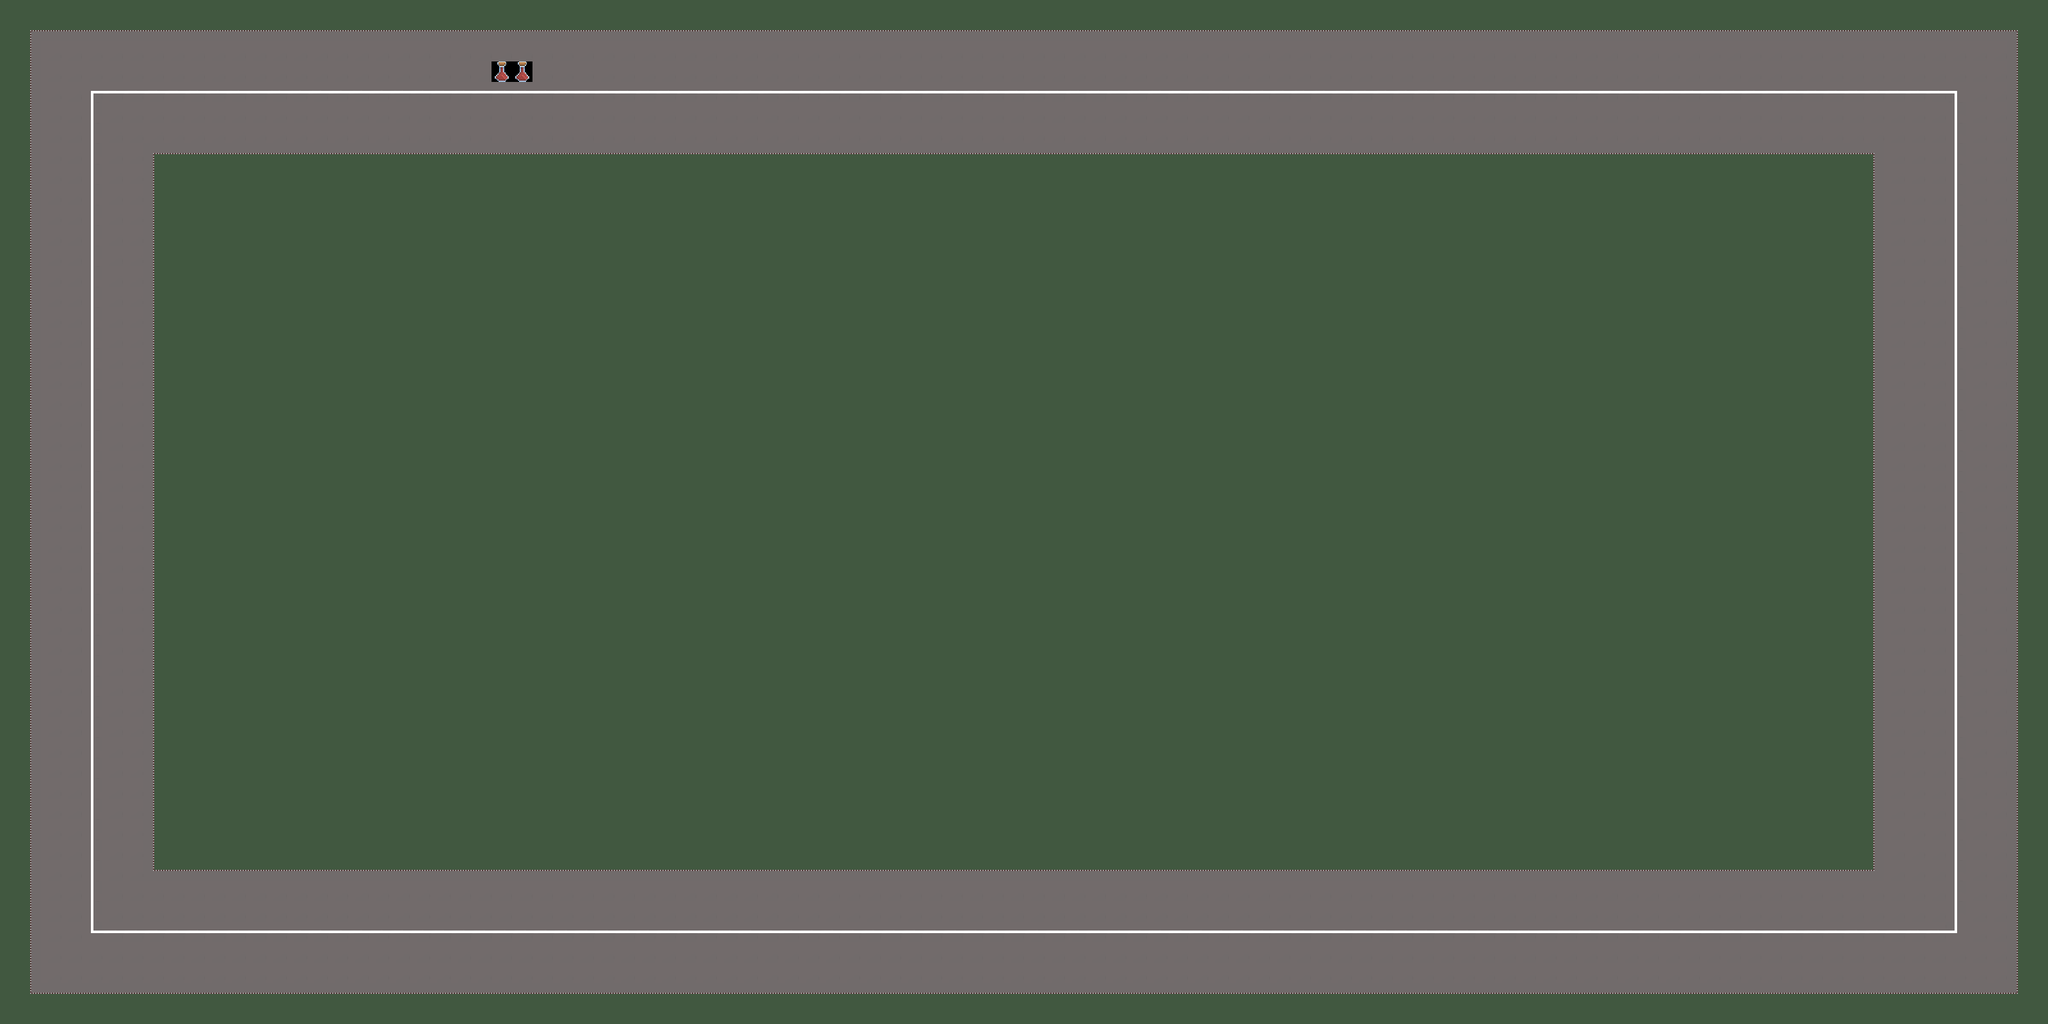

Rendered tile map (Tiled .tmx) drawn with the repository's tilesets; below, a short description and the map source with its tile grids summarised:
An orthogonal 100x50 tile map with 32x32 px tiles, 2 tile layers (Tiles, Collides), 2 tilesets and 1 object.

<map version="1.0" tiledversion="1.0.3" orientation="orthogonal" renderorder="right-down" width="100" height="50" tilewidth="32" tileheight="32" nextobjectid="3">
 <tileset firstgid="1" source="dtiles.tsx" />
 <tileset firstgid="22" source="game_tiles.tsx" />
 <layer name="Tiles" width="100" height="50">
  <data>[5000 cells, 1882 non-empty, 20 distinct tile ids]</data>
 </layer>
 <layer name="Collides" width="100" height="50">
  <data>[5000 cells, 3118 non-empty, 1 distinct tile ids]</data>
 </layer>
 <objectgroup name="Слой объектов 1">
  <object id="2" gid="22" x="903.5" y="132" width="32" height="32" />
 </objectgroup>
</map>
